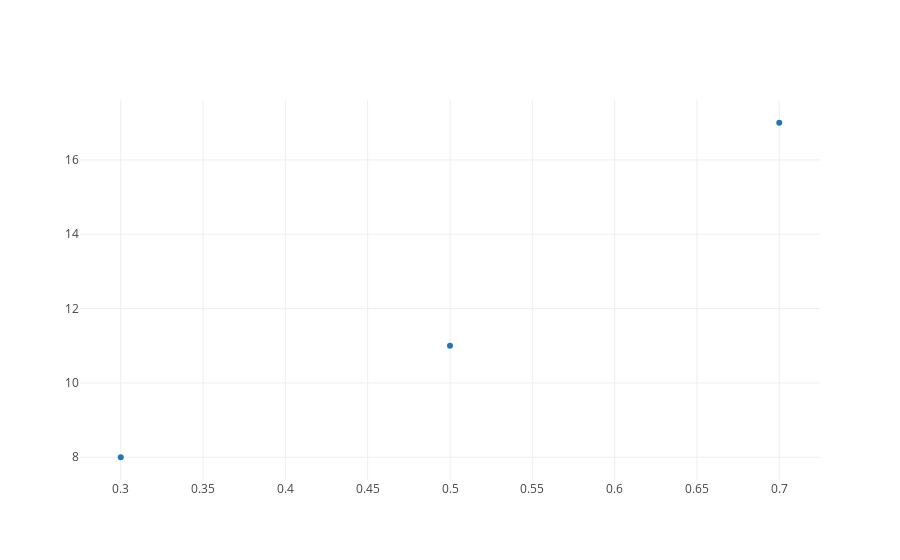

Write notebook code for a chart like this one.
### Markdown cell above
Now if we plot our data, with shooting angle on the x axis and distance on the y-axis, we see something like the following.

### Code cell
from data import data_trace, plot
plot([data_trace])

### Figure 1 — Plotly figure (JSON) as saved in the notebook; plotly's stock layout.template omitted (floating-point values rounded to 4 significant figures)
{"data": [{"mode": "markers", "name": "actual shots", "text": [], "type": "scatter", "uid": "930acf8f-8f6b-443b-a0d7-8293aaebc88b", "x": [0.3, 0.5, 0.7], "y": [8, 11, 17]}], "layout": {"autosize": true, "xaxis": {"autorange": true, "range": [0.2753, 0.7247], "type": "linear"}, "yaxis": {"autorange": true, "range": [7.341, 17.66], "type": "linear"}}}
